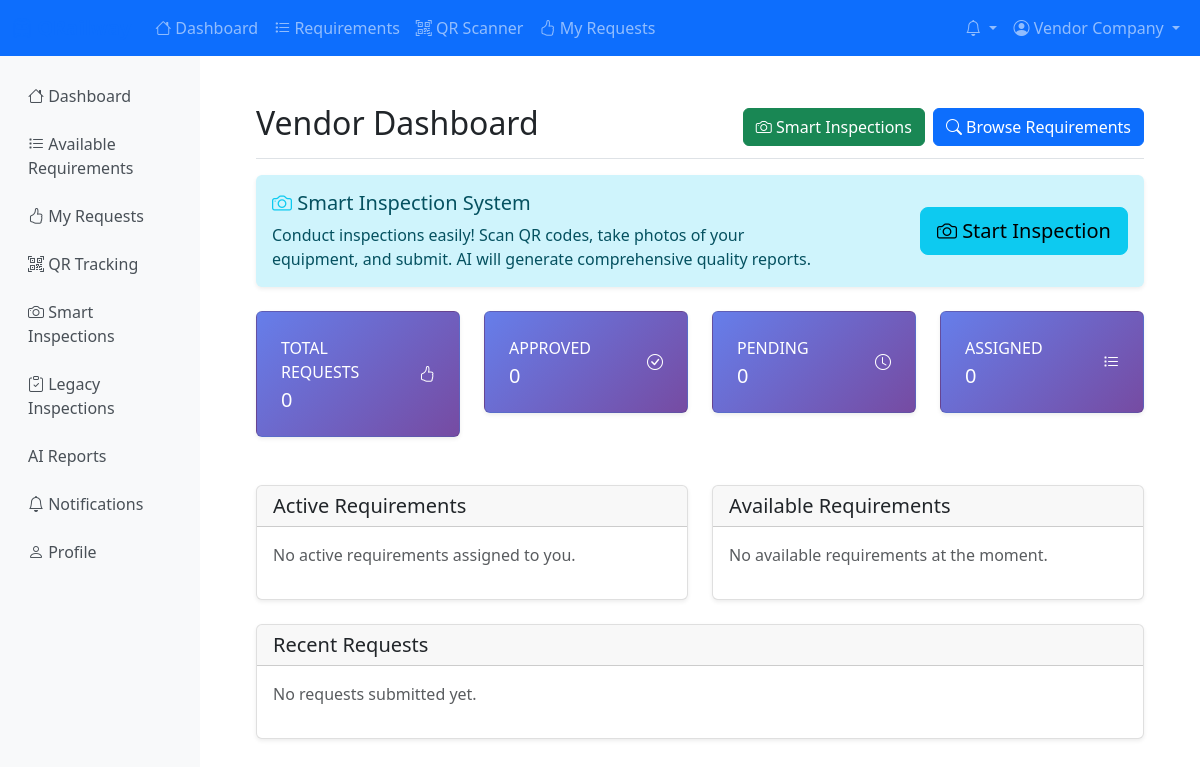
Before: /dashboard/vendor/ (signed in) with the older database file.
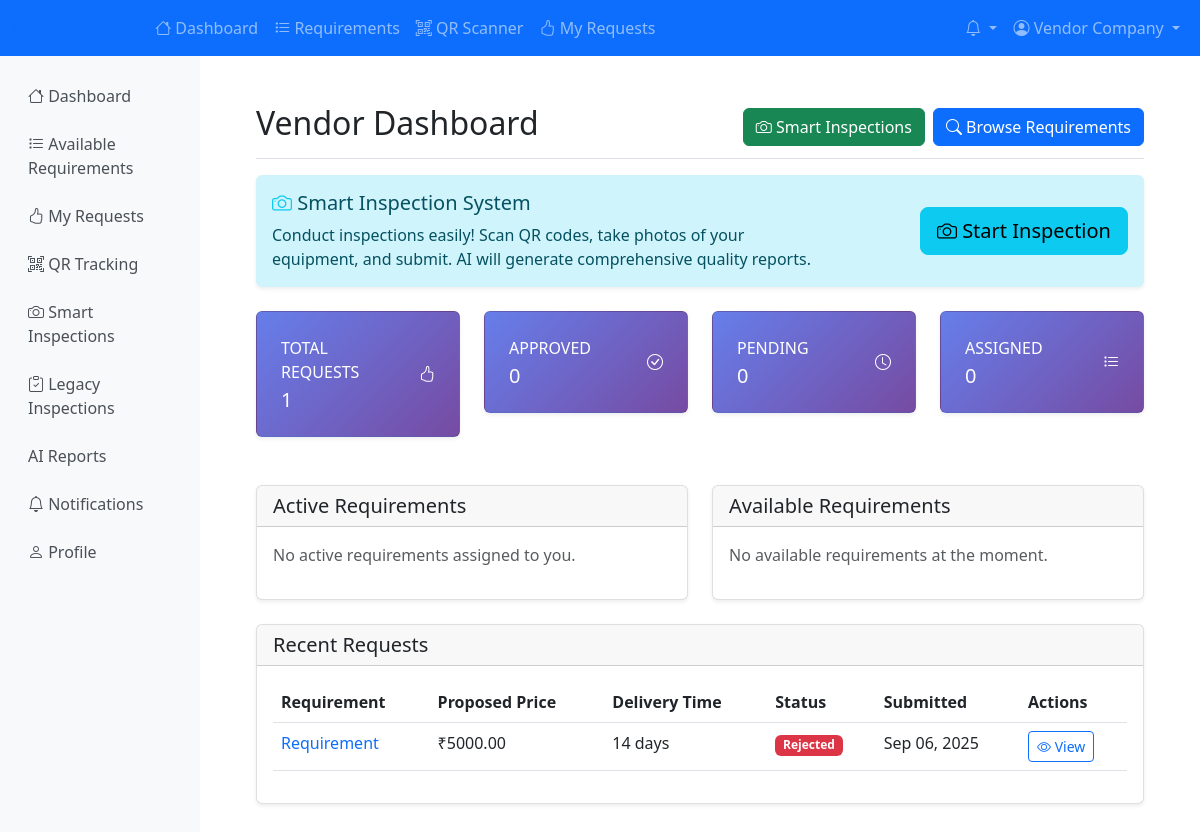
After: the same page with the newer database file.
### railway/models.py (models this page shows, shortened)
class VendorRequest(models.Model):
    STATUS_CHOICES = [
        ('PENDING', 'Pending'),
        ('UNDER_REVIEW', 'Under Review'),
        ('APPROVED', 'Approved'),
        ('REJECTED', 'Rejected'),
        ('WITHDRAWN', 'Withdrawn'),
    ]
    requirement = models.ForeignKey(
        Requirement,
        on_delete=models.CASCADE,
        related_name='vendor_requests'
    )
    vendor = models.ForeignKey(
        User,
        on_delete=models.CASCADE,
        related_name='vendor_requests',
        limit_choices_to={'user_type': 'VENDOR'}
    )
    proposed_price = models.DecimalField(
        max_digits=15,
        decimal_places=2
    )
    delivery_time_days = models.PositiveIntegerField(
        help_text="Proposed delivery time in days"
    )
    proposal_description = models.TextField()
    technical_specifications = models.JSONField(
        default=dict,
        blank=True,
        help_text="Technical specifications proposed by vendor"
    )
    status = models.CharField(
        max_length=20,
        choices=STATUS_CHOICES,
        default='PENDING'
    )
    reviewed_by = models.ForeignKey(
        User,
        on_delete=models.SET_NULL,
        null=True,
        blank=True,
        related_name='reviewed_vendor_requests',
        limit_choices_to={'user_type': 'RAILWAY_AUTHORITY'}
    )
    review_notes = models.TextField(blank=True)
    reviewed_at = models.DateTimeField(null=True, blank=True)
    created_at = models.DateTimeField(auto_now_add=True)
    updated_at = models.DateTimeField(auto_now=True)
    class Meta:
        db_table = 'vendor_requests'
        verbose_name = 'Vendor Request'
        verbose_name_plural = 'Vendor Requests'
        ordering = ['-created_at']
        unique_together = ['requirement', 'vendor']

class Requirement(models.Model):
    STATUS_CHOICES = [
        ('INACTIVE', 'Inactive'),
        ('ACTIVE', 'Active'),
        ('SHIPPED', 'Shipped'),
        ('RECEIVED', 'Received'),
        ('INSTALLED', 'Installed'),
        ('COMPLETED', 'Completed'),
        ('CANCELLED', 'Cancelled'),
    ]
    PRIORITY_CHOICES = [
        ('LOW', 'Low'),
        ('MEDIUM', 'Medium'),
        ('HIGH', 'High'),
        ('URGENT', 'Urgent'),
    ]
    CURRENCY_CHOICES = [
        ('INR', 'Indian Rupee (INR)'),
        ('USD', 'US Dollar (USD)'),
        ('EUR', 'Euro (EUR)'),
        ('GBP', 'Pound Sterling (GBP)'),
        ('JPY', 'Japanese Yen (JPY)'),
    ]
    CATEGORY_CHOICES = [
        ('TRACK_CLIPS', 'Track Clips'),
        ('LINERS', 'Liners'),
        ('TRACK_PADS', 'Track Pads'),
    ]
    requirement_id = models.UUIDField(default=uuid.uuid4, unique=True, editable=False)
    title = models.CharField(max_length=200)
    description = models.TextField()
    category = models.CharField(
        max_length=20,
        choices=CATEGORY_CHOICES
    )
    zone = models.ForeignKey(
        RailwayZone,
        on_delete=models.PROTECT,
        related_name='requirements'
    )
    division = models.ForeignKey(
        RailwayDivision,
        on_delete=models.PROTECT,
        related_name='requirements'
    )
    location = models.ForeignKey(
        RailwayLocation,
        on_delete=models.PROTECT,
        related_name='requirements',
        null=True,
        blank=True
    )
    track_section = models.CharField(max_length=100, blank=True)
    kilometer_marker = models.CharField(max_length=50, blank=True)
    specifications = models.JSONField(
        default=dict,
        blank=True,
        help_text="Technical specifications in JSON format"
    )
    quantity = models.PositiveIntegerField(default=1)
    unit = models.CharField(max_length=50, default='pieces')
    deadline_days = models.PositiveIntegerField(
        help_text="Number of days to complete the requirement"
    )
    created_at = models.DateTimeField(auto_now_add=True)
    deadline_date = models.DateTimeField(null=True, blank=True)
    status = models.CharField(
        max_length=20,
        choices=STATUS_CHOICES,
        default='INACTIVE'
    )
    priority = models.CharField(
        max_length=10,
        choices=PRIORITY_CHOICES,
        default='MEDIUM'
    )
    budget = models.DecimalField(
        max_digits=15,
        decimal_places=2,
        null=True,
        blank=True
    )
    currency = models.CharField(
        max_length=3,
        choices=CURRENCY_CHOICES,
        default='INR'
    )
    assigned_vendor = models.ForeignKey(
        User,
        on_delete=models.SET_NULL,
        null=True,
        blank=True,
        related_name='assigned_requirements',
        limit_choices_to={'user_type': 'VENDOR'}
    )
    assigned_at = models.DateTimeField(null=True, blank=True)
    created_by = models.ForeignKey(
        User,
        on_delete=models.PROTECT,
        related_name='created_requirements',
        limit_choices_to={'user_type': 'RAILWAY_AUTHORITY'}
    )
    qr_code = models.ImageField(
        upload_to='qr_codes/requirements/',
        null=True,
        blank=True
    )
    updated_at = models.DateTimeField(auto_now=True)
    class Meta:
        db_table = 'requirements'
        verbose_name = 'Requirement'
        verbose_name_plural = 'Requirements'
        ordering = ['-created_at']
        indexes = [
            models.Index(fields=['requirement_id']),
            models.Index(fields=['status']),
            models.Index(fields=['zone', 'division']),
            models.Index(fields=['created_by']),
        ]

### dashboard/views.py (the view)
# urls.py: path('vendor/', views.vendor_dashboard, name='vendor_dashboard'),
@login_required
def vendor_dashboard(request):
    user = request.user
    vendor_requests = VendorRequest.objects.filter(vendor=user)
    assigned_requirements = Requirement.objects.filter(assigned_vendor=user)
    stats = {
        'total_requests': vendor_requests.count(),
        'approved_requests': vendor_requests.filter(status='APPROVED').count(),
        'pending_requests': vendor_requests.filter(status='PENDING').count(),
        'assigned_requirements': assigned_requirements.count(),
        'active_requirements': assigned_requirements.filter(status='ACTIVE').count(),
        'completed_requirements': assigned_requirements.filter(status='COMPLETED').count(),
    }
    recent_requests = vendor_requests.order_by('-created_at')[:10]
    active_requirements = assigned_requirements.filter(
        status__in=['ACTIVE', 'SHIPPED', 'RECEIVED']
    ).order_by('deadline_date')[:5]
    available_requirements = Requirement.objects.filter(
        status='INACTIVE',
        assigned_vendor__isnull=True
    ).exclude(
        vendor_requests__vendor=user
    ).order_by('-created_at')[:10]
    notifications = Notification.objects.filter(
        user=user,
        is_read=False
    ).order_by('-created_at')[:5]
    context = {
        'user': user,
        'stats': stats,
        'recent_requests': recent_requests,
        'active_requirements': active_requirements,
        'available_requirements': available_requirements,
        'notifications': notifications,
    }
    return render(request, 'dashboard/vendor_dashboard.html', context)

### accounts/models.py (called while the page is built)
    def get_full_name(self):
        full_name = f"{self.first_name} {self.last_name}"
        return full_name.strip() or self.username

    def is_railway_authority(self):
        return self.user_type == 'RAILWAY_AUTHORITY'

    def is_vendor(self):
        return self.user_type == 'VENDOR'

### core/context_processors.py (called while the page is built)
def notifications(request):
    context = {}
    if request.user.is_authenticated:
        unread_count = Notification.objects.filter(
            user=request.user,
            is_read=False
        ).count()
        recent_unread = Notification.objects.filter(
            user=request.user,
            is_read=False
        ).order_by('-created_at')[:5]
        context.update({
            'unread_notification_count': unread_count,
            'recent_unread_notifications': recent_unread,
        })
    return context

### templates/dashboard/vendor_dashboard.html (shortened to what the changed rows need)
{% extends 'base.html' %}
{% block content %}
<div class="d-flex justify-content-between flex-wrap flex-md-nowrap align-items-center pt-3 pb-2 mb-3 border-bottom">
    <h1 class="h2">Vendor Dashboard</h1>
</div>
<div class="row mb-4">
    <div class="col-xl-3 col-md-6 mb-4">
        <div class="card stat-card">
            <div class="card-body">
                <div class="row no-gutters align-items-center">
                    <div class="col mr-2">
                        <div class="text-xs font-weight-bold text-uppercase mb-1">Total Requests</div>
                        <div class="h5 mb-0 font-weight-bold">{{ stats.total_requests }}</div>
                    </div>
                </div>
            </div>
        </div>
    </div>
</div>
<div class="row">
    <div class="col-12">
        <div class="card">
            <div class="card-body">
                {% if recent_requests %}
                <div class="table-responsive">
                    <table class="table table-hover">
                        <thead>
                            <tr>
                                <th>Requirement</th>
                                <th>Proposed Price</th>
                                <th>Delivery Time</th>
                                <th>Status</th>
                                <th>Submitted</th>
                                <th>Actions</th>
                            </tr>
                        </thead>
                        <tbody>
                            {% for request in recent_requests %}
                            <tr>
                                <td>
                                    <a href="{% url 'railway:requirement_detail' request.requirement.id %}" class="text-decoration-none">
                                        {{ request.requirement.title }}
                                    </a>
                                </td>
                                <td>₹{{ request.proposed_price|floatformat:2 }}</td>
                                <td>{{ request.delivery_time_days }} days</td>
                                <td>
                                    <span class="badge bg-{% if request.status == 'APPROVED' %}success{% elif request.status == 'PENDING' %}warning{% elif request.status == 'REJECTED' %}danger{% else %}secondary{% endif %}">
                                        {{ request.get_status_display }}
                                    </span>
                                </td>
                                <td>{{ request.created_at|date:"M d, Y" }}</td>
                                <td>
                                    <a href="{% url 'railway:requirement_detail' request.requirement.id %}" class="btn btn-sm btn-outline-primary">
                                        <i class="bi bi-eye"></i> View
                                    </a>
                                </td>
                            </tr>
                            {% endfor %}
                        </tbody>
                    </table>
                </div>
                {% else %}
                <p class="text-muted">No requests submitted yet.</p>
                {% endif %}
            </div>
        </div>
    </div>
</div>
{% endblock %}

Changed rows visible on the page:
added VendorRequest: requirement "Requirement", proposed_price "5000.00", delivery_time_days "14", status "Rejected", created_at "Sep 06, 2025"
Other visible differences:
{{ stats.total_requests }}: "0" → "1"
text no longer shown: "No requests submitted yet."
text now shown: "Requirement Proposed Price Delivery Time Status Submitted Actions"
